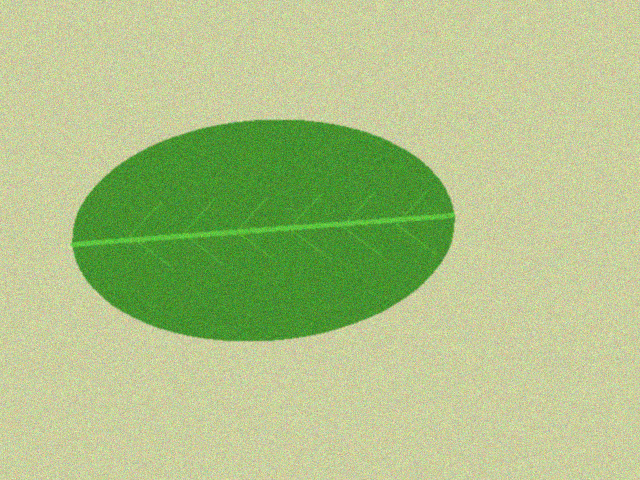
#> input picture data/sintetis/citra/teh_001.png, 640 x 480 px, found by its file name
$ jupyter execute --allow-errors B1_lingkungan.ipynb   (shell and % lines are left out)
#> lines starting #> are read from the running program, lines starting #| are printed output that depends on the picture
### src/utils_cv.py
"""utils_cv.py: fungsi bantu yang dipakai ulang sepanjang semester."""
import cv2
import numpy as np
import matplotlib.pyplot as plt


def baca(path):
    """Membaca citra dan langsung memberi pesan jelas bila gagal."""
    img = cv2.imread(path)
    if img is None:
        raise FileNotFoundError(f"Citra tidak ditemukan: {path}")
    return img


def tampil(daftar, judul, baris=1, ukuran=(14, 4)):
    """Menampilkan beberapa citra berdampingan. Citra 3 kanal dianggap BGR."""
    kolom = int(np.ceil(len(daftar) / baris))
    plt.figure(figsize=ukuran)
    for i, (im, jd) in enumerate(zip(daftar, judul)):
        plt.subplot(baris, kolom, i + 1)
        if im.ndim == 3:
            plt.imshow(cv2.cvtColor(im, cv2.COLOR_BGR2RGB))
        else:
            plt.imshow(im, cmap="gray", vmin=0, vmax=255)
        plt.title(jd)
        plt.axis("off")
    plt.tight_layout()


# [21 lines left out: functions kontras_bercak, statistik, not called in this run]

### notebook/B1_lingkungan.ipynb
<a href="https://colab.research.google.com/github/syifahumaira17/simuteh-2330511079/blob/main/notebook/B1_lingkungan.ipynb" target="_parent"></a>

[cell 1]
from google.colab import files

uploaded = files.upload()
#> the answer given: teh_001.png

[cell 2]
import zipfile
import os

nama_zip = "Kode_Awal_SIMUTEH_Syifa_2330511079.zip"

#> (the rest of this cell did not finish here and is left out)

[cell 3]
import os

print("Lokasi sekarang:", os.getcwd())
print("Isi folder:", os.listdir())

[cell 4]
import os

for root, dirs, files in os.walk("/content/simuteh-2330511079"):
    for file in files:
        if file == "buat_dataset_sintetis.py":
            print("File ditemukan di:", os.path.join(root, file))

[cell 5]
%cd /content/simuteh-2330511079/simuteh_awal_syifa

[cell 6]
import os

folder = "data/sintetis"

print("ISI DATASET SIMUTEH\n")

#> (the rest of this cell did not finish here and is left out)

[cell 7]
import pandas as pd

#> (the rest of this cell did not finish here and is left out)

#> (a cell that did not finish here is left out)

[cell 9]
import cv2
import matplotlib.pyplot as plt

gambar = cv2.imread("data/sintetis/citra/teh_001.png")
#> gambar is the input picture: shape (480, 640, 3); mean B, G, R 135, 194.1, 173.8
gambar = cv2.cvtColor(gambar, cv2.COLOR_BGR2RGB)

plt.figure(figsize=(6, 6))
plt.imshow(gambar)
plt.title("Contoh Dataset Daun Teh")
plt.axis("off")
plt.show()

[cell 10]
import os

# Membuat folder yang dibutuhkan
for folder in ["notebook", "hasil", "laporan"]:
    os.makedirs(folder, exist_ok=True)

print("Folder utama:")
print(os.listdir())

print("\nIsi folder src:")
print(os.listdir("src"))

[cell 11]
import sys
import cv2
import numpy as np
import skimage
import matplotlib.pyplot as plt

from src.utils_cv import baca, tampil

print("OpenCV:", cv2.__version__)
print("NumPy:", np.__version__)
print("Scikit-image:", skimage.__version__)

img = baca("data/sintetis/citra/teh_041.png")
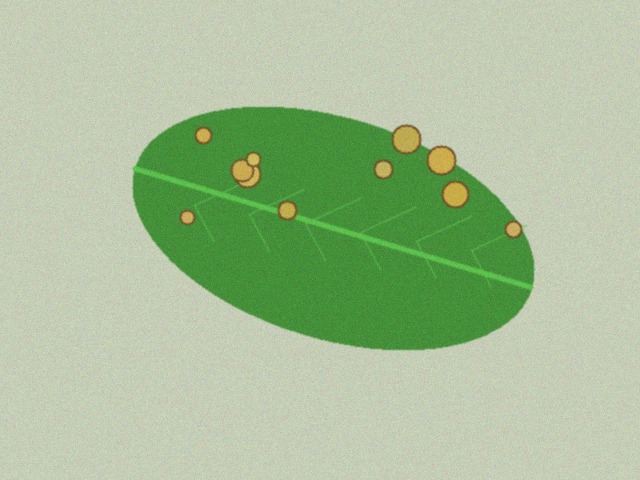
#> input picture data/sintetis/citra/teh_041.png, 640 x 480 px, found by its file name
#> in baca, img is the input picture: shape (480, 640, 3); mean B, G, R 152.9, 190.9, 168.3

print("Shape:", img.shape)
#| Shape: (480, 640, 3)
print("Dtype:", img.dtype)
#| Dtype: uint8
print("Min-maks:", img.min(), img.max())
#| Min-maks: 23 236
print("Piksel (y=100, x=200) BGR:", img[100, 200])
#| Piksel (y=100, x=200) BGR: [186 201 200]

[cell 12]
plt.figure(figsize=(10, 4))

plt.subplot(1, 2, 1)
plt.imshow(img)
plt.title("Tanpa konversi (salah)")

plt.subplot(1, 2, 2)
plt.imshow(cv2.cvtColor(img, cv2.COLOR_BGR2RGB))
plt.title("Dengan konversi BGR ke RGB")

plt.tight_layout()
plt.savefig("hasil/b1_bgr_rgb.png")
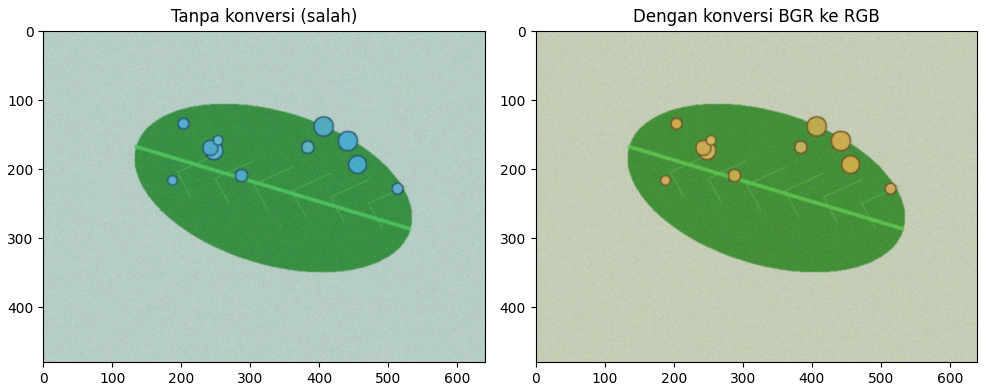
#> figure drawn by matplotlib, 2 panels; B, G, R data is drawn as R, G, B
plt.show()

**Problem Statement SIMUTEH**

Bagi petugas sortir daun teh yang mengalami kesulitan dalam membedakan kondisi daun berdasarkan tingkat bercaknya, SIMUTEH dibangun sebagai sistem pengolahan citra yang menerima foto daun teh dan menghasilkan informasi kelas mutu berupa Sehat, Bercak Ringan, atau Bercak Berat serta persentase luas bercak, sehingga dapat membantu proses penyortiran daun teh.

[cell 13]
import matplotlib.pyplot as plt
from matplotlib.patches import FancyBboxPatch

tahapan = [
    ("1. AKUISISI",
     "Input:\nFoto daun teh\n\nProses:\nPengambilan citra\n\nOutput:\nCitra daun teh"),

    ("2. PRAPEMROSESAN",
     "Input:\nCitra daun teh\n\nProses:\nPerbaikan warna,\ncahaya, dan derau\n\nOutput:\nCitra lebih baik"),

    ("3. SEGMENTASI",
     "Input:\nCitra hasil praproses\n\nProses:\nPemisahan area daun\ndan bercak\n\nOutput:\nMask daun dan bercak"),

    ("4. EKSTRAKSI CIRI",
     "Input:\nArea daun dan bercak\n\nProses:\nPengambilan ciri\nwarna dan bentuk\n\nOutput:\nFitur citra"),

    ("5. KLASIFIKASI",
     "Input:\nFitur citra\n\nProses:\nPenentuan kelas mutu\n\nOutput:\nSehat, bercak ringan,\natau bercak berat"),

    ("6. INTERPRETASI",
     "Input:\nHasil klasifikasi\n\nProses:\nPenyajian hasil\n\nOutput:\nKelas mutu dan\npersentase bercak")
]

fig, ax = plt.subplots(figsize=(20, 7))
ax.set_xlim(0, 20)
ax.set_ylim(0, 7)
ax.axis("off")

for i, (judul, isi) in enumerate(tahapan):
    x = 0.2 + i * 3.3

    kotak = FancyBboxPatch(
        (x, 1.7), 2.8, 4.2,
        boxstyle="round,pad=0.12",
        facecolor="#EAF2F8",
        edgecolor="#34495E",
        linewidth=1.5
    )

    ax.add_patch(kotak)

    ax.text(
        x + 1.4, 5.35, judul,
        ha="center", va="center",
        fontsize=10, fontweight="bold"
    )

    ax.text(
        x + 1.4, 3.65, isi,
        ha="center", va="center",
        fontsize=9
    )

    if i < 5:
        ax.annotate(
            "",
            xy=(x + 3.25, 3.8),
            xytext=(x + 2.85, 3.8),
            arrowprops=dict(arrowstyle="->", lw=1.8)
        )

plt.title(
    "PIPELINE SISTEM SIMUTEH",
    fontsize=16,
    fontweight="bold",
    pad=15
)

plt.savefig("hasil/b1_pipeline.png",
            dpi=300, bbox_inches="tight")
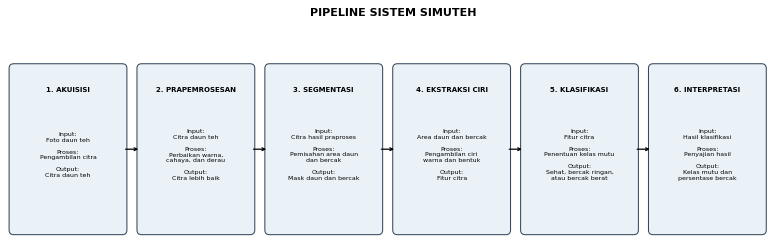
#> figure drawn by matplotlib, 1 panel
plt.show()

[cell 14]
from google.colab import userdata
import subprocess
import base64

token = userdata.get("GITHUB_TOKEN")

auth = base64.b64encode(
    f"x-access-token:{token}".encode()
).decode()

subprocess.run(
    [
        "git",
        "-c",
        f"http.extraheader=AUTHORIZATION: basic {auth}",
        "push",
        "-u",
        "origin",
        "main"
    ],
    check=True
)
#> (this line was passed over: subprocess is not available in this run)

[cell 15]
print("Pemeriksaan P1 dilanjutkan.")

[cell 16]
import os
import cv2
import pandas as pd

print("Folder kerja:", os.getcwd())
print("Versi OpenCV:", cv2.__version__)
print("Folder data tersedia:", os.path.exists("data/sintetis"))
print("File label tersedia:", os.path.exists("data/sintetis/label.csv"))

#> (a cell that did not finish here is left out)

[cell 18]
from src.utils_cv import baca, tampil

img = baca("data/sintetis/citra/teh_041.png")

print("Ukuran citra:", img.shape)
#| Ukuran citra: (480, 640, 3)
print("Tipe data:", img.dtype)
#| Tipe data: uint8
print("Nilai piksel minimum:", img.min())
#| Nilai piksel minimum: 23
print("Nilai piksel maksimum:", img.max())
#| Nilai piksel maksimum: 236

tampil(img, "Contoh Citra Daun Teh")
#> in tampil, `kolom = int(np.ceil(len(daftar) / baris))`: kolom = 480
#> the loop in tampil, `for i, (im, jd) in enumerate(zip(daftar, judul)):` made 21 passes
#> jd on passes 1 to 12: 'C', 'o', 'n', 't', 'o', 'h', ' ', 'C', 'i', 't', 'r', 'a'
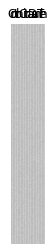
#> figure drawn by matplotlib, 21 panels

[cell 19]
import matplotlib.pyplot as plt
import cv2

img_rgb = cv2.cvtColor(img, cv2.COLOR_BGR2RGB)

plt.figure(figsize=(8, 5))
plt.imshow(img_rgb)
plt.title("Citra Daun Teh - teh_041.png")
plt.axis("off")
plt.show()

[cell 20]
import os

print("File hasil P1:")
for f in os.listdir("hasil"):
    if f.startswith("b1_"):
        print("-", f)

[cell 21]
import os

daftar_file = [
    "src/buat_dataset_sintetis.py",
    "src/utils_cv.py",
    "data/sintetis/label.csv",
    "requirements.txt",
    "notebook/B1_lingkungan.ipynb"
]

for file in daftar_file:
    print(("ADA" if os.path.exists(file) else "TIDAK ADA"), "-", file)
